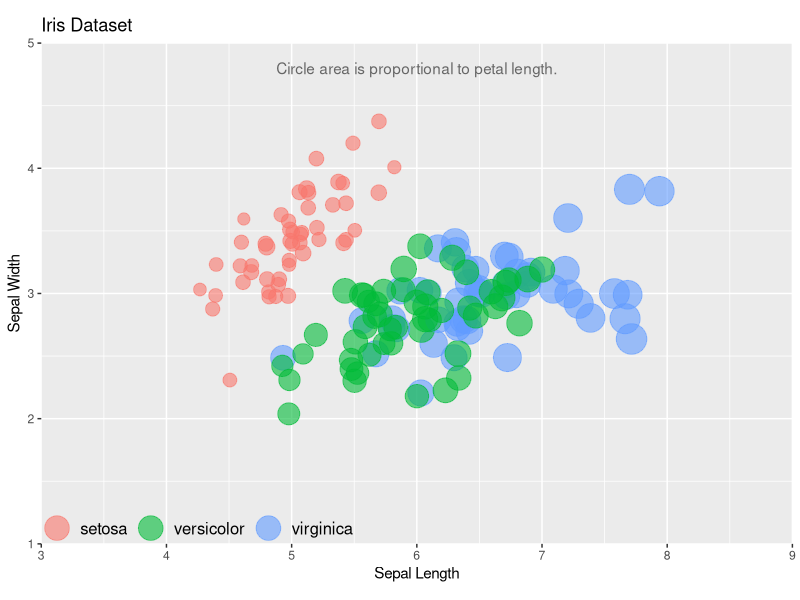

Generate this figure with R:
library(ggplot2)
library(grid)

data("iris")

# Sort bubble plot so smaller colors are displayed last
# on top of the bigger colors
df <- iris
df <- df[order(df$Petal.Length, decreasing = TRUE),]

# Create bubble plot
p <- ggplot(df, aes(
    x = Sepal.Length,
    y = Sepal.Width,
    color = Species,
    size = Petal.Length))

# Give points some alpha to help with overlap/density
# Can also "jitter" to reduce overlap but reduce accuracy
p <- p + geom_point(alpha = 0.6, position = "jitter")

# Default size scale is by radius, force to scale by area instead
# Optionally disable legends
p <- p + scale_size_area(max_size = 10, guide = "none")
# p <- p + scale_color_discrete(guide = "none")

# Tweak the plot limits
p <- p + scale_x_continuous(
    limits = c(3, 9),
    expand = c(0, 0))

p <- p + scale_y_continuous(
    limits = c(1, 5),
    expand = c(0, 0))

# Make the grid square
p <- p + coord_fixed(ratio = 1)

# Modify the labels
p <- p + ggtitle("Iris Dataset")
p <- p + labs(
    size = "Petal Length",
    x = "Sepal Length",
    y = "Sepal Width")

# Modify the legend settings
p <- p + theme(legend.title = element_blank())
p <- p + theme(legend.direction = "horizontal")
p <- p + theme(legend.position = c(0, 0))
p <- p + theme(legend.justification = c(0, 0))
p <- p + theme(legend.background = element_blank())
p <- p + theme(legend.key = element_blank())
p <- p + theme(legend.text = element_text(size = 12))
p <- p + theme(legend.margin = unit(0, "pt"))

# Force the dots to plot larger in legend
p <- p + guides(colour = guide_legend(override.aes = list(size = 8)))

# Indicate size is petal length
p <- p + annotate(
    "text", x = 6, y = 4.8,
    hjust = 0.5, color = "grey40",
    label = "Circle area is proportional to petal length.")

print(p)
